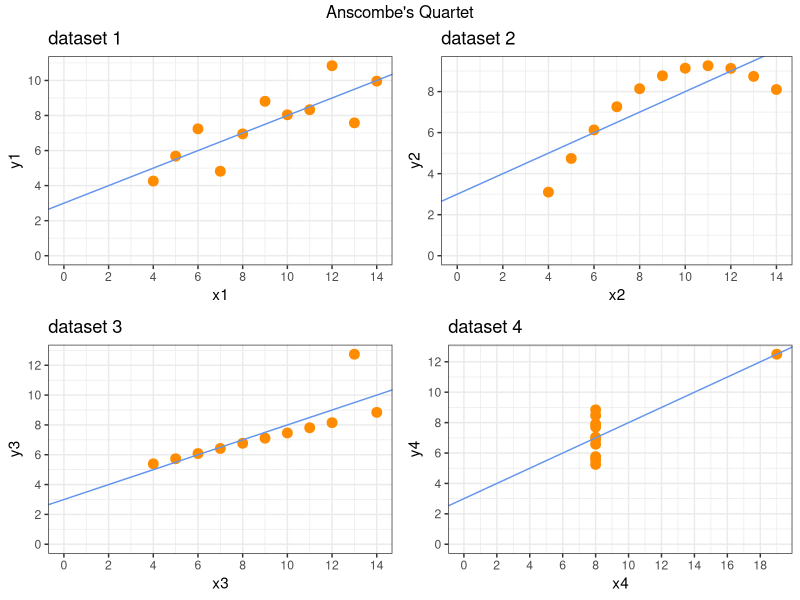

Write R code to recreate this figure.
## ---- chunk 1
knitr::opts_chunk$set(echo = FALSE,
                      warning = FALSE,
                      message = FALSE)

library(tidyverse)
library(gridExtra)

theme_set(theme_bw())

data("anscombe")
## ---- chunk 2
summary(anscombe)

# correlation
sapply(1:4, function(x) cor(anscombe[, x], anscombe[, x+4]))

# variance
sapply(5:8, function(x) var(anscombe[, x]))

# linear regression (first pair only)
lm(y1 ~ x1, data = anscombe)
## ---- chunk 3
p1 <- anscombe %>%
  ggplot(aes(x1, y1)) + 
    geom_point(color = "darkorange", size = 3) + 
    scale_x_continuous(breaks = seq(0, 20, 2)) + 
    scale_y_continuous(breaks = seq(0, 12, 2)) + 
    geom_abline(intercept = 3, slope = 0.5, color = "cornflowerblue") + 
    expand_limits(x = 0, y = 0) + 
    labs(title = "dataset 1")

p2 <- anscombe %>%
  ggplot(aes(x2, y2)) + 
    geom_point(color = "darkorange", size = 3) + 
    scale_x_continuous(breaks = seq(0, 20, 2)) + 
    scale_y_continuous(breaks = seq(0, 12, 2)) + 
    geom_abline(intercept = 3, slope = 0.5, color = "cornflowerblue") + 
    expand_limits(x = 0, y = 0) + 
    labs(title = "dataset 2")

p3 <- anscombe %>%
  ggplot(aes(x3, y3)) + 
    geom_point(color = "darkorange", size = 3) + 
    scale_x_continuous(breaks = seq(0, 20, 2)) + 
    scale_y_continuous(breaks = seq(0, 12, 2)) + 
    geom_abline(intercept = 3, slope = 0.5, color = "cornflowerblue") + 
    expand_limits(x = 0, y = 0) + 
    labs(title = "dataset 3")

p4 <- anscombe %>%
  ggplot(aes(x4, y4)) + 
    geom_point(color = "darkorange", size = 3) + 
    scale_x_continuous(breaks = seq(0, 20, 2)) + 
    scale_y_continuous(breaks = seq(0, 12, 2)) + 
    geom_abline(intercept = 3, slope = 0.5, color = "cornflowerblue") + 
    expand_limits(x = 0, y = 0) + 
    labs(title = "dataset 4")

grid.arrange(p1, p2, p3, p4, top = "Anscombe's Quartet")
